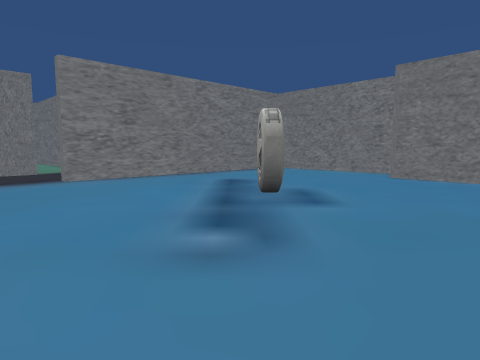
view 1 (above)

16 first-person views from a walk through a Unity game level. The camera is 1.4 m above the floor, tilts 6° down and sees 75° across. The floor is counted in squares, 2 m on a side. Each view is taken from the middle of a square. On the plan, view 1 faces up. The plan holds only what a view shows up to about 10 squares ahead; the rest is blank. The place goes on beyond the plan. The player is left out. Some surface patterns are stand-ins.

view 2
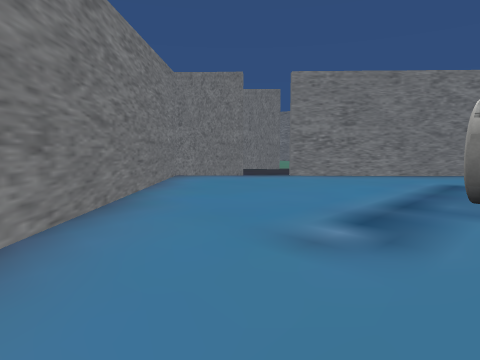

view 3
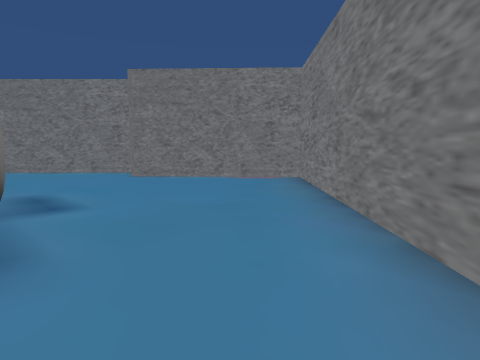

view 4
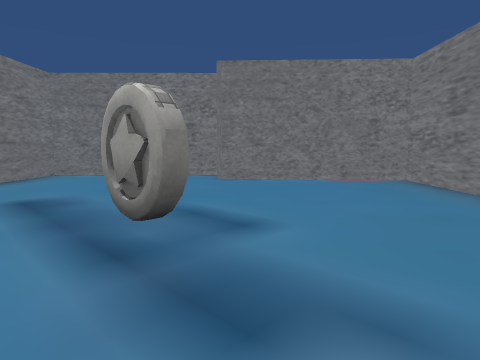

view 5
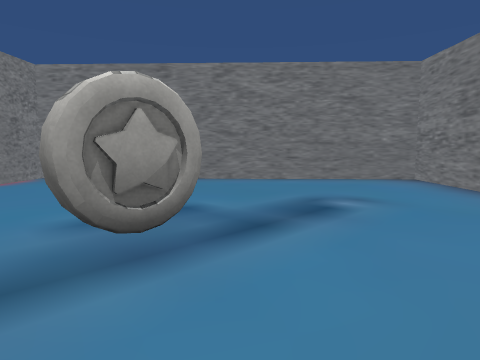

view 6
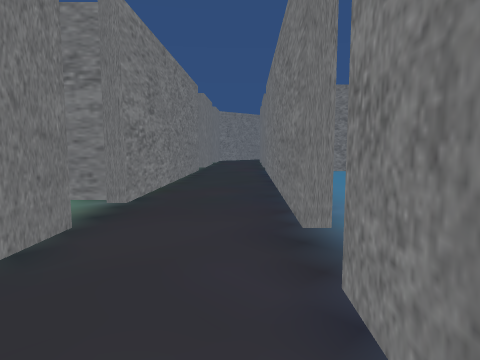

view 7
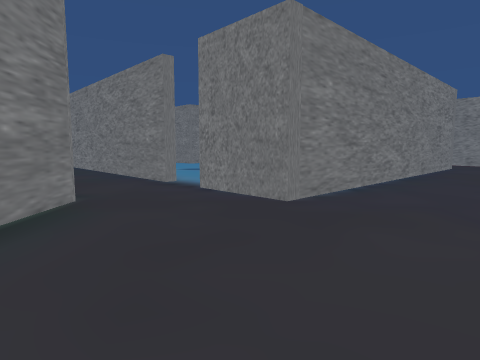

view 8
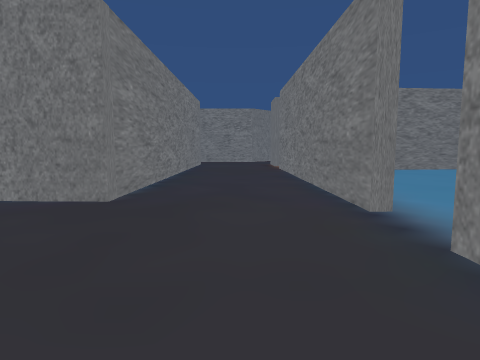

view 9
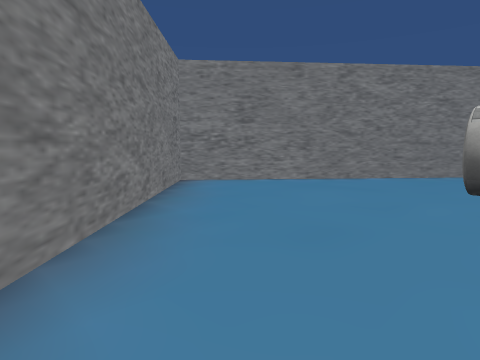

view 10
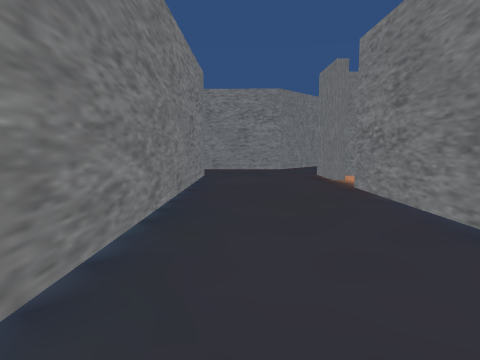

view 11
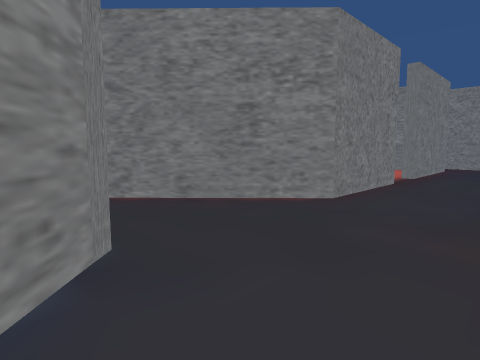

view 12
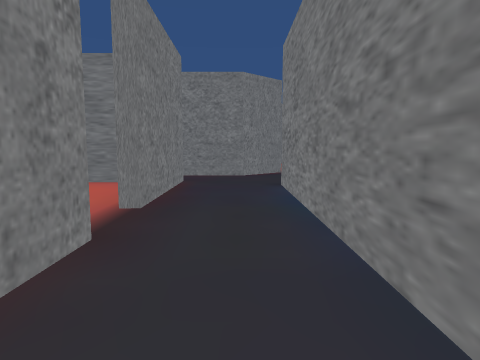

view 13
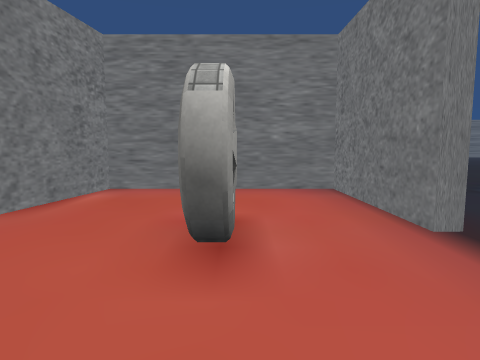

view 14
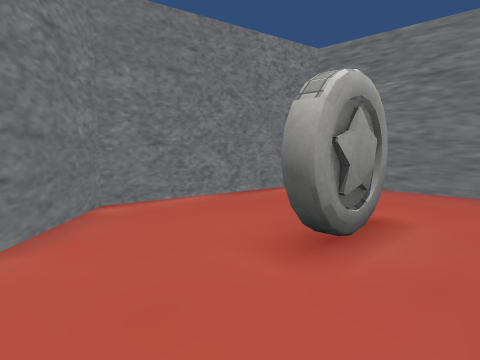

view 15
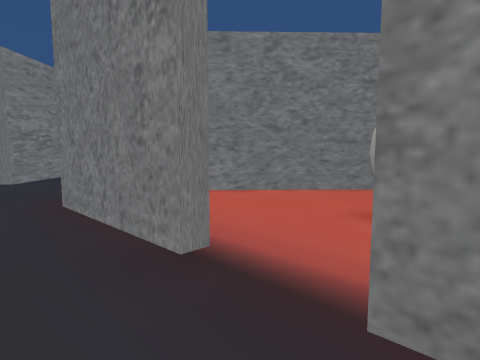

view 16
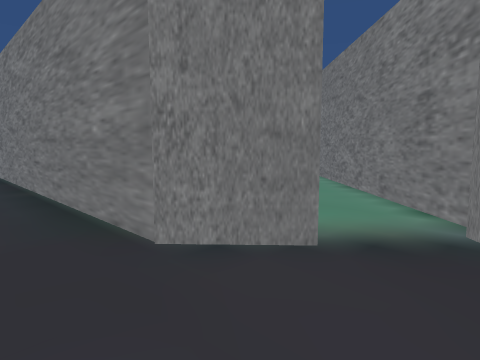

### Floor plan
Points are (right, up) in squares from view 1. A wall is a line through its corners. A room is listed if a view was taken in it or the views show most of it. See-through windows are left out.
Room 1 (views 1, 2, 3, 4, 5, 16)
walls: (-4.4, 5.5) (-5.6, 4.4) (0.1, -1.5) (6.2, 4.2) (3.4, 7.2); (4.2, 7.9) (1.3, 10.8) (-3.6, 6.3); (-5.2, 5.2) (-4.5, 5.8); (-5.1, 8) (-6, 7.2)
ways out: opening at (-5, 6) to room 2; opening at (-4, 7) to room 6
objects: other object (0, 5)
Room 2 (views 6, 7, 8, 9, 10)
walls: (-8.7, 2.7) (-7.5, 1.5); (-4.8, 3.2) (-6, 4.4) (-5.2, 5.2); (-6, 7.2) (-10.5, 7.2)
ways out: opening at (-5, 6) to room 1; opening at (-6, 2) to room 3; opening at (-9.5, 2)
Room 3 (view 11)
walls: (-0.9, -0.8) (-4.8, 3.2); (-7.5, 1.5) (-3.6, -2.3)
ways out: opening at (-6, 2) to room 2; opening at (-1, -2) to room 4
Room 4 (views 12, 15)
walls: (-1.8, -5.9) (-1.8, -10.8); (-2.7, -3.1) (-1.8, -4); (0.1, -7.4) (0.1, -4.9) (2.3, -2.7); (1.3, -0.8) (0.1, -1.9) (-0.9, -0.8); (0.2, -11.5) (0.1, -8.5)
ways out: opening at (-1, -2) to room 3; opening at (0, -8) to room 5; opening at (-1, -12)
Room 5 (views 13, 14)
walls: (0.4, -8.5) (0.4, -11.2) (4.2, -11.2) (4.8, -7.4) (2.2, -5)
ways out: opening at (0, -8) to room 4
objects: other object (2, -8)
Room 6 (no view inside)
walls: (-2, 10.9) (-4.3, 8.7); (-3.8, 6.5) (1.1, 11)
ways out: opening at (-4, 7) to room 1

Where each view was taken, in squares from view 1:
view 1: 0 up, 0 right, facing up
view 2: 0 up, 1 right, facing up-left
view 3: 0 up, 0 right, facing up-right
view 4: 2 up, 1 left, facing up-right
view 5: 6 up, 2 left, facing down-right
view 6: 5 up, 6 left, facing up-right
view 7: 5 up, 10 left, facing right
view 8: 6 up, 10 left, facing down-right
view 9: 2 up, 10 left, facing down-right
view 10: 3 up, 6 left, facing down-right
view 11: 1 down, 2 left, facing down-right
view 12: 5 down, 1 left, facing down
view 13: 6 down, 2 right, facing down
view 14: 6 down, 1 right, facing down-right
view 15: 9 down, 1 left, facing up-right
view 16: 6 up, 4 left, facing up-left
